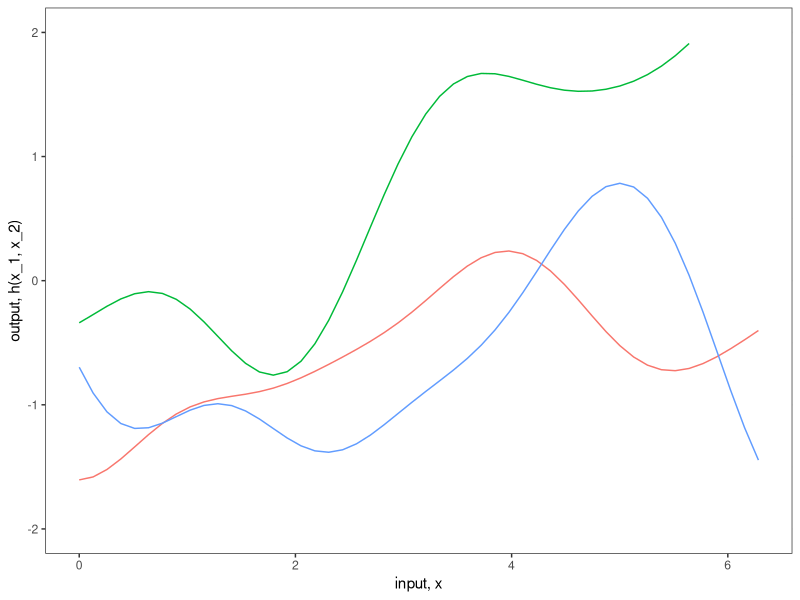
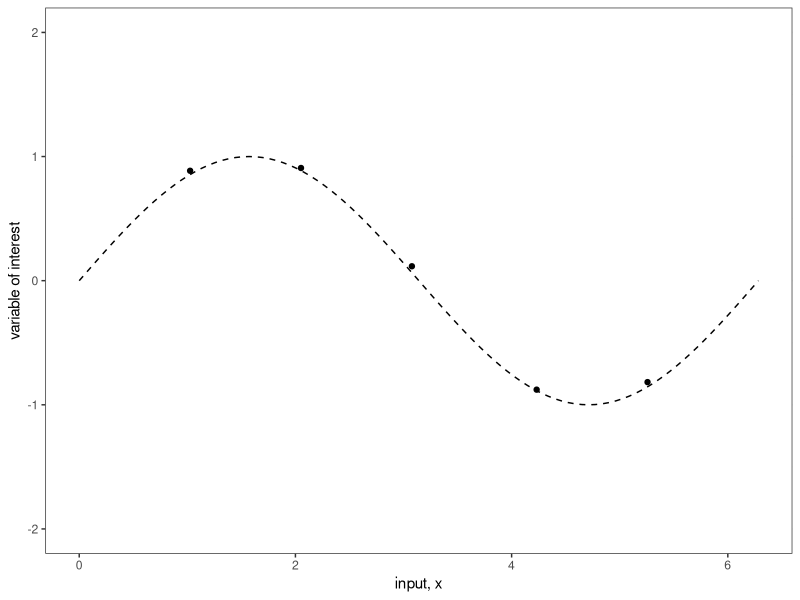
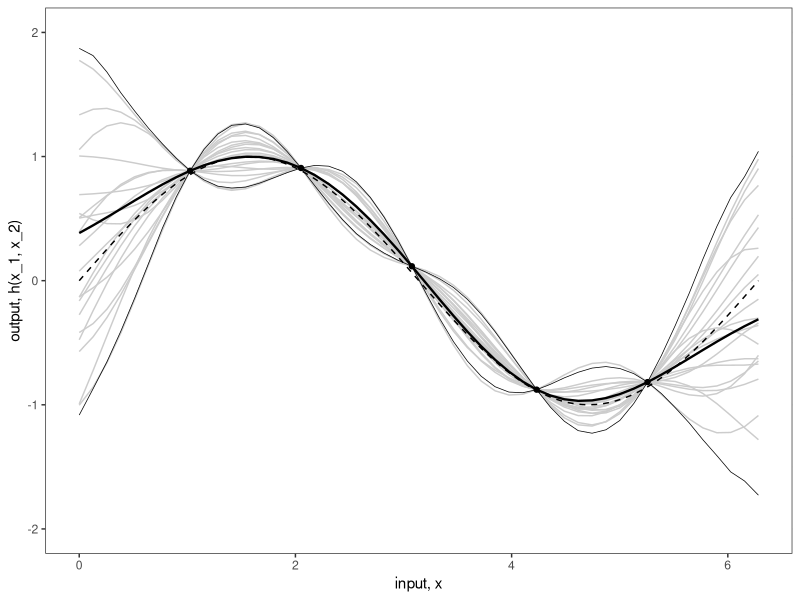
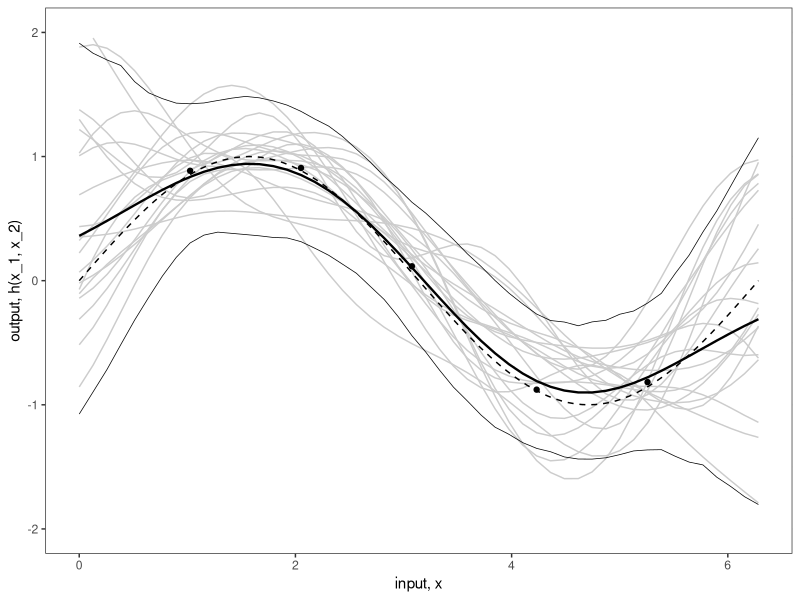
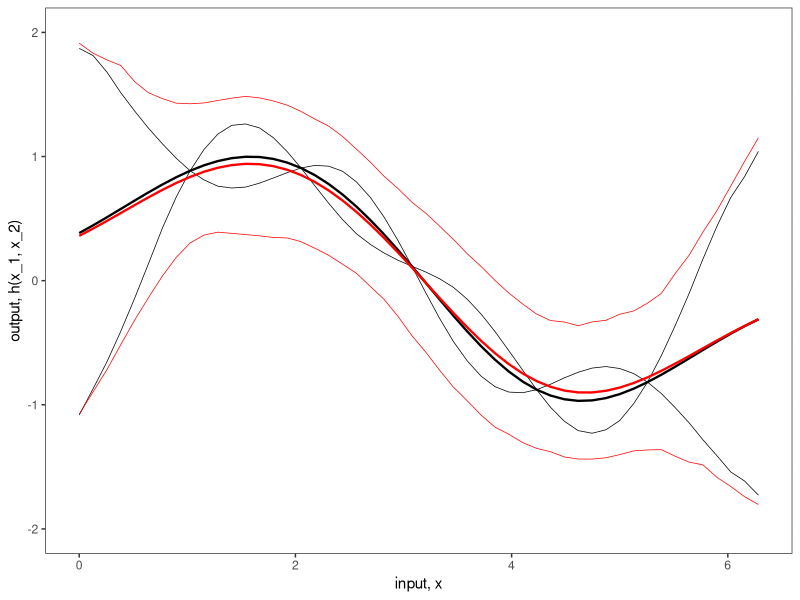
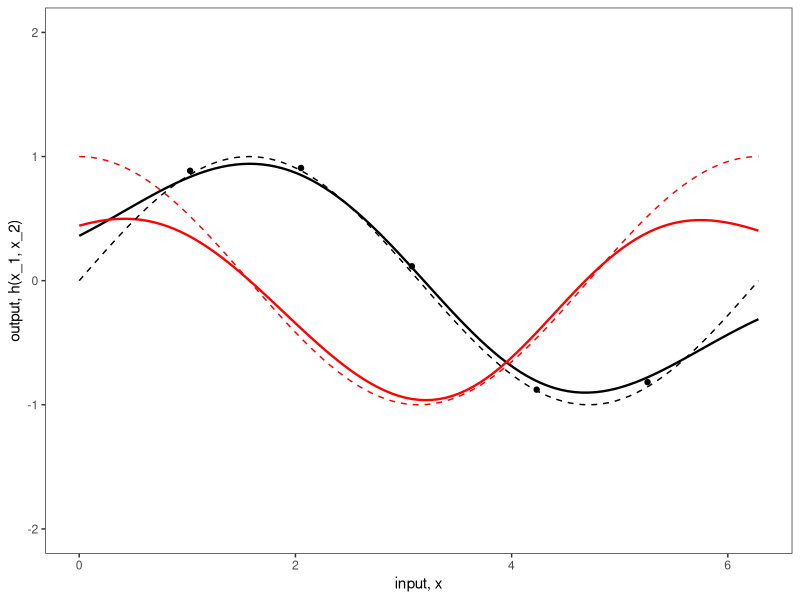

R code for these plots, in order:
## ---- chunk 1
# Load in the required libraries for data manipulation
# and multivariate normal distribution
require(MASS)
require(plyr)
require(reshape2)
require(ggplot2)
## ---- chunk 2
x_pts_num <- 50
x_pts_num_s <- 10
## ---- chunk 3
# Parameters:
#	X1, X2 = vectors
# 	l = the scale length parameter
# Returns:
# 	a covariance matrix
calcSigma <- function(X1,X2,l=1) {
  Sigma <- matrix(rep(0, length(X1)*length(X2)), nrow=length(X1))
  for (i in 1:nrow(Sigma)) {
    for (j in 1:ncol(Sigma)) {
      Sigma[i,j] <- exp(-0.5*(abs(X1[i]-X2[j])/l)^2)
    }
  }
  return(Sigma)
}
x.star_s <- seq(0,2*pi, len=x_pts_num_s)
k.xsxs_s <- calcSigma(x.star_s,x.star_s)
## ---- chunk 4
# Utility function to print matrices in proper LaTeX format
print_mat <- function(mat) {
  n <- nrow(mat)
  c('\\begin{bmatrix}',
    paste0(sapply(seq_len(n - 1),
                  function(i) paste0(mat[i, ], collapse = ' & ')),
           ' \\\\'),
    paste0(mat[n, ], collapse = ' & '),
    '\\end{bmatrix}')
} 
## ---- chunk 5
writeLines(c('$$',
             print_mat(
               round(k.xsxs_s,3)
             ),
             '$$'))
## ---- chunk 6
# Parameters:
#	X1, X2 = vectors
# 	l = the scale length parameter
# Returns:
# 	a covariance matrix
calcSigma <- function(X1,X2,l=1) {
  Sigma <- matrix(rep(0, length(X1)*length(X2)), nrow=length(X1))
  for (i in 1:nrow(Sigma)) {
    for (j in 1:ncol(Sigma)) {
      Sigma[i,j] <- exp(-0.5*(abs(X1[i]-X2[j])/l)^2)
    }
  }
  return(Sigma)
}
x.star <- seq(0,2*pi, len=x_pts_num)
k.xsxs <- calcSigma(x.star,x.star)
## ---- chunk 7
# Generate a number of functions from the process
n.samples_s <- 3
values <- matrix(rep(0,length(x.star)*n.samples_s), ncol=n.samples_s)
for (i in 1:n.samples_s) {
  # Each column represents a sample from a multivariate normal distribution
  # with zero mean and covariance k.xsxs
  values[,i] <- mvrnorm(1, rep(0, length(x.star)), k.xsxs)
}
values <- cbind(x=x.star,as.data.frame(values))
values <- melt(values,id="x")
## ---- chunk 8
# Plot the result
fig2a <- ggplot(values,aes(x=x,y=value)) +
  geom_rect(xmin=-Inf, xmax=Inf, ymin=-2.25, ymax=2.25, fill="white") +
  geom_line(aes(color=variable), show.legend = FALSE) +
  theme_bw() +
  scale_y_continuous(lim=c(-2,2), name="output, h(x_1, x_2)") +
  xlab("input, x")
fig2a
## ---- chunk 9
n <- 5
## ---- chunk 10
real_life_process <- function(x){
  sin(x)
}
## ---- chunk 11

# control_inputs <- matrix(seq(1,2*pi-1,len=n), ncol = 1)
control_inputs <- matrix(c(1.0258262, 2.0516523, 3.0774785, 4.2315330, 5.2573591), ncol = 1)

var_meas_err <- 0.01
obs_errors <- matrix(rnorm(n,0,sd = sqrt(var_meas_err)), ncol=1)

zeta <- real_life_process(control_inputs)
obs <- as.matrix(zeta, ncol=1) + obs_errors

f <- data.frame(x=control_inputs,
                y=obs)
colnames(f) <- c("control_inputs", "obs")
## ---- chunk 12
# Plot the result
fig <- ggplot(f, aes(control_inputs, obs)) +
  geom_rect(xmin=-Inf, xmax=Inf, ymin=-2.25, ymax=2.25, fill="white") + 
  geom_point() +
  geom_function(fun = function(x) sin(x), linetype="dashed") +
  xlab("input, x") +
  xlim(0,2*pi) +
  scale_y_continuous(lim=c(-2,2), name="variable of interest") +
  theme_bw()
fig
## ---- chunk 13
x <- f$control_inputs
k.xx.no_noise <- calcSigma(x,x)
k.xxs <- calcSigma(x,x.star)
k.xsx <- calcSigma(x.star,x)
# k.xsxs <- calcSigma(x.star,x.star)
## ---- chunk 14
f.star.bar.no_noise <- k.xsx%*%solve(k.xx.no_noise)%*%f$obs
cov.f.star.no_noise <- k.xsxs - k.xsx%*%solve(k.xx.no_noise)%*%k.xxs
## ---- chunk 15
n.samples_m <- 20
## ---- chunk 16
values <- matrix(rep(0,length(x.star)*n.samples_m), ncol=n.samples_m)
for (i in 1:n.samples_m) {
  values[,i] <- mvrnorm(1, f.star.bar.no_noise, cov.f.star.no_noise)
}
values <- cbind(x=x.star,as.data.frame(values))
values <- melt(values,id="x")
## ---- chunk 17
n.samples <- 1000
values_l <- matrix(rep(0,length(x.star)*n.samples), ncol=n.samples)
for (i in 1:n.samples) {
  values_l[,i] <- mvrnorm(1, f.star.bar.no_noise, cov.f.star.no_noise)
}
values_l <- cbind(x=x.star,as.data.frame(values_l))
values_l <- melt(values_l,id="x")
## ---- chunk 18
post_summ.no_noise <- data.frame(x.star, f.star.bar.no_noise, rep(NA, length(x.star)), rep(NA, length(x.star)))
colnames(post_summ.no_noise) <- c("x.star", "f.star.bar.no_noise", "lower", "upper")
for (i in 1:length(x.star)) {
  post_summ.no_noise[i, 3] <- quantile(values_l[seq(i, length(x.star)*n.samples, by=length(x.star)),3], 0.025)
}
for (i in 1:length(x.star)) {
  post_summ.no_noise[i, 4] <- quantile(values_l[seq(i, length(x.star)*n.samples, by=length(x.star)),3], 0.975)
}
## ---- chunk 19
fig2b <- ggplot(values,aes(x=x,y=value)) +
  geom_rect(xmin=-Inf, xmax=Inf, ymin=-2.25, ymax=2.25, fill="white") +
  geom_line(aes(group=variable), colour="grey80") + 
  geom_line(data=values_l, aes(x=rep(x.star,n.samples), y=rep(f.star.bar.no_noise,n.samples)),colour="black", linewidth=0.8) +
  geom_point(data=f,aes(x=control_inputs,y=obs)) +
  geom_line(data=post_summ.no_noise,aes(x=x.star,y=lower), colour="black", linewidth=0.25) +
  geom_line(data=post_summ.no_noise,aes(x=x.star,y=upper), colour="black", linewidth=0.25) +
  theme_bw() +
  scale_y_continuous(lim=c(-2,2), name="output, h(x_1, x_2)") +
  xlab("input, x") +
  geom_function(fun = function(x) sin(x), colour="black", linetype="dashed")
fig2b
## ---- chunk 20
obs_noise <- 0.1
## ---- chunk 21
k.xx.noise <- k.xx.no_noise + obs_noise * diag(1, ncol(k.xx.no_noise))
## ---- chunk 22
f.star.bar.noise <- k.xsx%*%solve(k.xx.noise)%*%f$obs
cov.f.star.noise <- k.xsxs - k.xsx%*%solve(k.xx.noise)%*%k.xxs
## ---- chunk 23
values <- matrix(rep(0,length(x.star)*n.samples_m), ncol=n.samples_m)
for (i in 1:n.samples_m) {
  values[,i] <- mvrnorm(1, f.star.bar.noise, cov.f.star.noise)
}
values <- cbind(x=x.star,as.data.frame(values))
values <- melt(values,id="x")
## ---- chunk 24
n.samples <- 1000
values_l <- matrix(rep(0,length(x.star)*n.samples), ncol=n.samples)
for (i in 1:n.samples) {
  values_l[,i] <- mvrnorm(1, f.star.bar.noise, cov.f.star.noise)
}
values_l <- cbind(x=x.star,as.data.frame(values_l))
values_l <- melt(values_l,id="x")
## ---- chunk 25
post_summ.noise <- data.frame(x.star, f.star.bar.noise, rep(NA, length(x.star)), rep(NA, length(x.star)))
colnames(post_summ.noise) <- c("x.star", "f.star.bar.noise", "lower", "upper")
for (i in 1:length(x.star)) {
  post_summ.noise[i, 3] <- quantile(values_l[seq(i, length(x.star)*n.samples, by=length(x.star)),3], 0.025)
}
for (i in 1:length(x.star)) {
  post_summ.noise[i, 4] <- quantile(values_l[seq(i, length(x.star)*n.samples, by=length(x.star)),3], 0.975)
}
## ---- chunk 26
fig2b <- ggplot(values,aes(x=x,y=value)) +
  geom_rect(xmin=-Inf, xmax=Inf, ymin=-2.25, ymax=2.25, fill="white") +
  geom_line(aes(group=variable), colour="grey80") + 
  geom_line(data=values_l, aes(x=rep(x.star,n.samples), y=rep(f.star.bar.noise,n.samples)),colour="black", linewidth=0.8) +
  geom_point(data=f,aes(x=control_inputs,y=obs)) +
  geom_line(data=post_summ.noise,aes(x=x.star,y=lower), colour="black", linewidth=0.25) +
  geom_line(data=post_summ.noise,aes(x=x.star,y=upper), colour="black", linewidth=0.25) +
  theme_bw() +
  scale_y_continuous(lim=c(-2,2), name="output, h(x_1, x_2)") +
  xlab("input, x") +
  geom_function(fun = function(x) sin(x), colour="black", linetype="dashed") 
# +
  # geom_errorbar(data=f,aes(x=control_inputs,y=NULL,ymin=obs-2*sqrt(obs_noise), ymax=obs+2*sqrt(obs_noise)), width=0.2)
fig2b
## ---- chunk 27
fig2b <- ggplot(values,aes(x=x,y=value)) +
  geom_rect(xmin=-Inf, xmax=Inf, ymin=-2.25, ymax=2.25, fill="white") + 
  geom_line(data=values_l, aes(x=rep(x.star,n.samples), y=rep(f.star.bar.no_noise,n.samples)),colour="black", linewidth=0.8) +
  geom_line(data=post_summ.no_noise,aes(x=x.star,y=lower), colour="black", linewidth=0.25) +
  geom_line(data=post_summ.no_noise,aes(x=x.star,y=upper), colour="black", linewidth=0.25) +
  theme_bw() + 
  geom_line(data=values_l, aes(x=rep(x.star,n.samples), y=rep(f.star.bar.noise,n.samples)),colour="red", linewidth=0.8) +
  geom_line(data=post_summ.noise,aes(x=x.star,y=lower), colour="red", linewidth=0.25) +
  geom_line(data=post_summ.noise,aes(x=x.star,y=upper), colour="red", linewidth=0.25) +
  theme_bw() +
  scale_y_continuous(lim=c(-2,2), name="output, h(x_1, x_2)") +
  xlab("input, x")
fig2b
## ---- chunk 28
alpha <- solve(k.xx.noise) %*% f$obs
## ---- chunk 29
alpha1 <- alpha[1]
alpha2 <- alpha[2]
alpha3 <- alpha[3]
alpha4 <- alpha[4]
alpha5 <- alpha[5]
ci1 <- control_inputs[1]
ci2 <- control_inputs[2]
ci3 <- control_inputs[3]
ci4 <- control_inputs[4]
ci5 <- control_inputs[5]
mf <- expression(
  alpha1 * exp(-0.5*((ci1-x)/l)^2) +
    alpha2 * exp(-0.5*((ci2-x)/l)^2) +
    alpha3 * exp(-0.5*((ci3-x)/l)^2) +
    alpha4 * exp(-0.5*((ci4-x)/l)^2) +
    alpha5 * exp(-0.5*((ci5-x)/l)^2))
D(mf, 'x')
## ---- chunk 30
l <- 1
fig2d <- ggplot(values,aes(x=x,y=value)) +
  geom_rect(xmin=-Inf, xmax=Inf, ymin=-2.25, ymax=2.25, fill="white") +
  geom_function(fun = function(x) 
    alpha[1] * exp(-0.5*((control_inputs[1]-x)/l)^2) +
      alpha[2] * exp(-0.5*((control_inputs[2]-x)/l)^2) +
      alpha[3] * exp(-0.5*((control_inputs[3]-x)/l)^2) +
      alpha[4] * exp(-0.5*((control_inputs[4]-x)/l)^2) +
      alpha[5] * exp(-0.5*((control_inputs[5]-x)/l)^2),
    colour="black", linewidth=0.8) +
  geom_function(fun = function(x)
    alpha1 * (exp(-0.5 * ((ci1 - x)/l)^2) * (0.5 * (2 * (1/l * ((ci1 - x)/l))))) + 
      alpha2 * (exp(-0.5 * ((ci2 - x)/l)^2) * (0.5 * (2 * (1/l * ((ci2 - x)/l))))) + 
      alpha3 * (exp(-0.5 * ((ci3 - x)/l)^2) * (0.5 * (2 * (1/l * ((ci3 - x)/l))))) + 
      alpha4 * (exp(-0.5 * ((ci4 - x)/l)^2) * (0.5 * (2 * (1/l * ((ci4 - x)/l))))) + 
      alpha5 * (exp(-0.5 * ((ci5 - x)/l)^2) * (0.5 * (2 * (1/l * ((ci5 - x)/l))))),
    colour="red", linewidth=0.8) +
  geom_function(fun = function(x) sin(x), colour="black", linetype="dashed") +
  geom_function(fun = function(x) cos(x), colour="red", linetype="dashed") +
  geom_point(data=f,aes(x=control_inputs,y=obs)) +
  theme_bw() +
  scale_y_continuous(lim=c(-2,2), name="output, h(x_1, x_2)") +
  xlab("input, x")
fig2d
